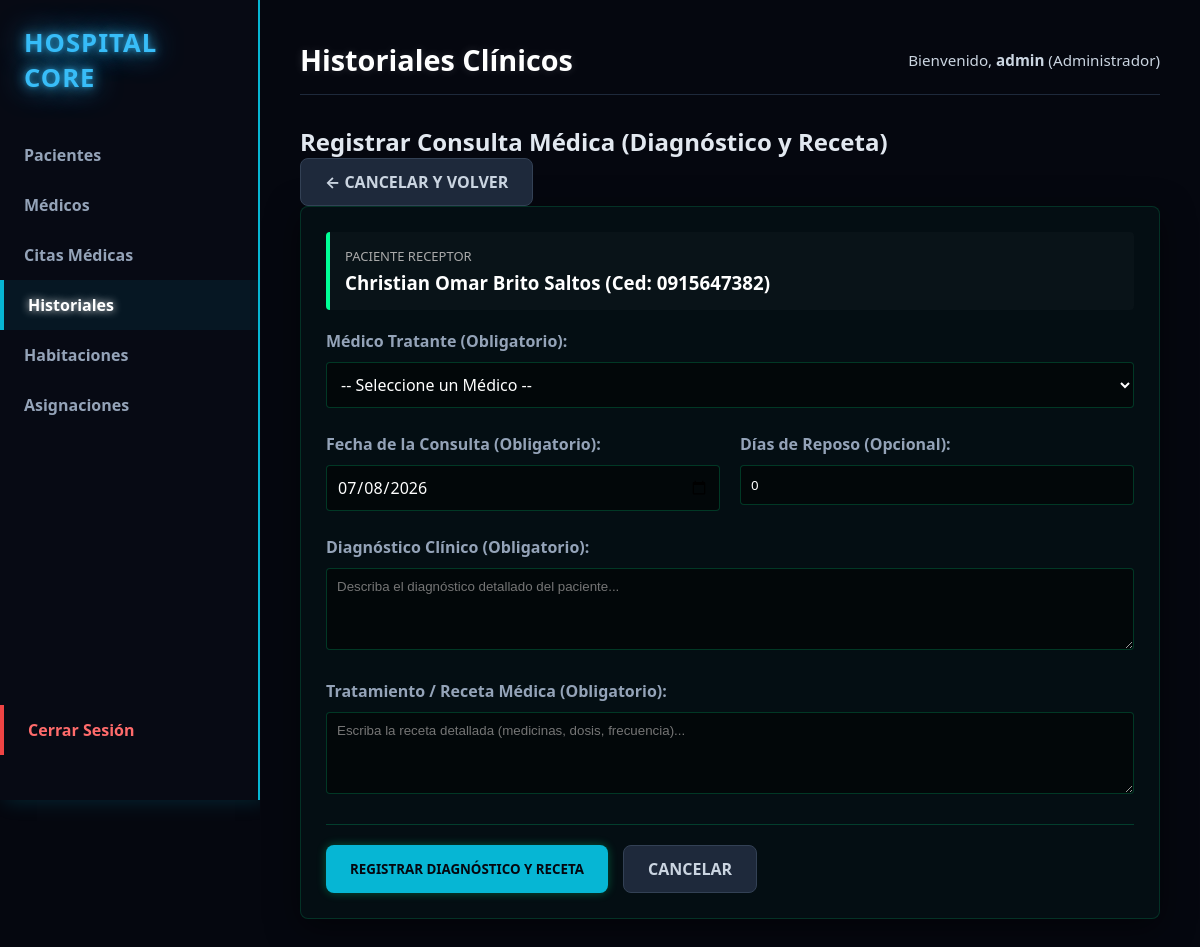
/index.php?url=historiales/agregarDiagnostico&id=2 (signed in), run on the app's committed database.
### tables this page shows
CREATE TABLE historiales_clinicos (
    id INT AUTO_INCREMENT PRIMARY KEY,
    id_paciente INT UNIQUE,
    fecha_creacion TIMESTAMP DEFAULT CURRENT_TIMESTAMP,
    FOREIGN KEY (id_paciente) REFERENCES pacientes(id)
);

CREATE TABLE pacientes (
    id INT AUTO_INCREMENT PRIMARY KEY,
    cedula VARCHAR(10) NOT NULL UNIQUE,
    nombre VARCHAR(100) NOT NULL,
    apellido VARCHAR(100) NOT NULL,
    fecha_nacimiento DATE NOT NULL,
    telefono VARCHAR(15),
    email VARCHAR(100)
);

### app/Controllers/HistorialController.php (called while the page is built, shortened)
<?php
class HistorialController {
    private $db;
    public function __construct() {
        $database = new Database();
        $this->db = $database->getConnection();
    }
    public function agregarDiagnostico() {
        $id_historial = isset($_GET['id']) ? intval($_GET['id']) : 0;
        try {
            $query = "SELECT h.id, p.nombre, p.apellido, p.cedula
                      FROM historiales_clinicos h
                      INNER JOIN pacientes p ON h.id_paciente = p.id
                      WHERE h.id = :id";
            $stmt = $this->db->prepare($query);
            $stmt->execute([':id' => $id_historial]);
            $historial = $stmt->fetch(PDO::FETCH_ASSOC);
        } catch (PDOException $e) {
            $historial = null;
            $medicos = [];
            $error = "Error al conectar con la base de datos.";
        }
        require_once __DIR__ . '/../Views/shared/layout.php';
    }
}

### app/config/Database.php (called while the page is built)
<?php
class Database {
    private static $host;
    private static $port;
    private static $db_name;
    private static $username;
    private static $password;
    private static $conn = null;
    public static function getConnection() {
        if (self::$conn === null) {
            $dbUrl = getenv('DATABASE_URL');
            if ($dbUrl) {
                $urlParts = parse_url($dbUrl);
                self::$host = $urlParts['host'] ?? '127.0.0.1';
                self::$port = $urlParts['port'] ?? '3306';
                self::$username = $urlParts['user'] ?? 'root';
                self::$password = $urlParts['pass'] ?? '';
                self::$db_name = isset($urlParts['path']) ? ltrim($urlParts['path'], '/') : 'sistema_hospitalario';
            } else {
                self::$host = getenv('DB_HOST') ?: '127.0.0.1';
                self::$port = getenv('DB_PORT') ?: '3306';
                self::$db_name = getenv('DB_NAME') ?: 'sistema_hospitalario';
                self::$username = getenv('DB_USERNAME') ?: 'root';
                self::$password = getenv('DB_PASSWORD') ?: '';
            }
            try {
                self::$conn = new PDO(
                    "mysql:host=" . self::$host . ";port=" . self::$port . ";dbname=" . self::$db_name . ";charset=utf8",
                    self::$username,
                    self::$password
                );
                self::$conn->setAttribute(PDO::ATTR_ERRMODE, PDO::ERRMODE_EXCEPTION);
            } catch (PDOException $exception) {
                die("Error de conexión en la base de datos: " . $exception->getMessage());
            }
        }
        return self::$conn;
    }
}

### app/Views/historiales/agregar_diagnostico.php (the view, shortened to what this page needs)
<div class="page-header">
    <h2>Registrar Consulta Médica (Diagnóstico y Receta)</h2>
    <a href="index.php?url=historiales/ver&id=<?= $historial['id']; ?>" class="btn btn-secondary">← Cancelar y Volver</a>
</div>
<div class="form-container" style="background: rgba(0, 255, 150, 0.03); border: 1px solid rgba(0, 255, 150, 0.15); padding: 25px; border-radius: 8px;">
    <div style="background: rgba(255, 255, 255, 0.02); padding: 15px; border-radius: 4px; margin-bottom: 20px; border-left: 4px solid #00ff96;">
        <p style="margin: 0; color: #aaa; font-size: 13px; text-transform: uppercase;">Paciente Receptor</p>
        <h3 style="margin: 5px 0 0 0; color: #fff;"><?= htmlspecialchars($historial['nombre'] . ' ' . $historial['apellido']); ?> (Ced: <?= htmlspecialchars($historial['cedula']); ?>)</h3>
    </div>
    <form action="index.php?url=historiales/guardarDiagnostico" method="POST" id="formAgregarDiagnostico">
        <div class="form-group">
            <label for="id_medico">Médico Tratante (Obligatorio):</label>
            <select id="id_medico" name="id_medico" required style="width: 100%; padding: 10px; background: rgba(0, 0, 0, 0.5); border: 1px solid rgba(0, 255, 150, 0.2); color: #fff; border-radius: 4px;">
                <option value="">-- Seleccione un Médico --</option>
            </select>
        </div>
        <div class="form-group" style="display: flex; gap: 20px;">
            <div style="flex: 1;">
                <label for="fecha_diagnostico">Fecha de la Consulta (Obligatorio):</label>
                <input type="date" id="fecha_diagnostico" name="fecha_diagnostico" value="<?= date('Y-m-d'); ?>" required style="width: 100%; padding: 10px; background: rgba(0, 0, 0, 0.5); border: 1px solid rgba(0, 255, 150, 0.2); color: #fff; border-radius: 4px;">
            </div>
            <div style="flex: 1;">
                <label for="dias_reposo">Días de Reposo (Opcional):</label>
                <input type="number" id="dias_reposo" name="dias_reposo" value="0" min="0" max="60" style="width: 100%; padding: 10px; background: rgba(0, 0, 0, 0.5); border: 1px solid rgba(0, 255, 150, 0.2); color: #fff; border-radius: 4px;">
            </div>
        </div>
        <div class="form-group">
            <label for="descripcion">Diagnóstico Clínico (Obligatorio):</label>
            <textarea id="descripcion" name="descripcion" placeholder="Describa el diagnóstico detallado del paciente..." required rows="4" style="width: 100%; padding: 10px; background: rgba(0, 0, 0, 0.5); border: 1px solid rgba(0, 255, 150, 0.2); color: #fff; border-radius: 4px; font-family: sans-serif; resize: vertical;"></textarea>
        </div>
        <div class="form-group">
            <label for="tratamiento">Tratamiento / Receta Médica (Obligatorio):</label>
            <textarea id="tratamiento" name="tratamiento" placeholder="Escriba la receta detallada (medicinas, dosis, frecuencia)..." required rows="4" style="width: 100%; padding: 10px; background: rgba(0, 0, 0, 0.5); border: 1px solid rgba(0, 255, 150, 0.2); color: #fff; border-radius: 4px; font-family: sans-serif; resize: vertical;"></textarea>
        </div>
        <div class="form-actions" style="margin-top: 25px;">
            <button type="submit" class="btn btn-primary" style="box-shadow: 0 0 10px rgba(0, 255, 150, 0.3);">Registrar Diagnóstico y Receta</button>
            <a href="index.php?url=historiales/ver&id=<?= $historial['id']; ?>" class="btn btn-secondary">Cancelar</a>
        </div>
    </form>
</div>

### public/css/style.css (style rules this page uses)
* { margin: 0; padding: 0; box-sizing: border-box; font-family: 'Segoe UI', -apple-system, BlinkMacSystemFont, Roboto, sans-serif; }
body { background-color: #05070f !important; color: #e2e8f0; min-height: 100vh; }
.table-container, .form-container { background: rgba(15, 23, 42, 0.8); border: 1px solid rgba(6, 182, 212, 0.25); border-radius: 12px; padding: 30px; box-shadow: 0 8px 32px rgba(0, 0, 0, 0.5); transition: all 0.3s ease; }
.form-group { margin-bottom: 25px; }
.form-group label { display: block; margin-bottom: 10px; color: #94a3b8; font-weight: 600; }
input[type="text"], input[type="password"], input[type="date"], input[type="datetime-local"], input[type="email"], select { width: 100%; padding: 14px; background-color: rgba(13, 21, 39, 0.9); border: 1px solid #1e293b; border-radius: 8px; color: #ffffff; font-size: 1rem; box-sizing: border-box; transition: all 0.3s ease; }
.btn, .btn-submit { display: inline-block; padding: 12px 24px; border-radius: 8px; font-weight: 700; text-transform: uppercase; text-decoration: none; cursor: pointer; border: none; transition: all 0.3s ease; }
.btn-primary, .btn-submit { background-color: #06b6d4; color: #05070f; }
.btn-secondary { background-color: #1e293b; color: #cbd5e1; border: 1px solid #334155; }
.form-actions { display: flex; gap: 15px; justify-content: flex-start; flex-wrap: wrap; margin-top: 30px; padding-top: 20px; border-top: 1px solid rgba(0, 255, 150, 0.2); }

### data on the page
historiales_clinicos: id_paciente.apellido "Christian Omar Brito Saltos", id_paciente.cedula "0915647382"

### other printed values
$pageTitle "Historiales Clínicos"
$_SESSION['usuario'] "admin"
$_SESSION['rol'] "Administrador"
